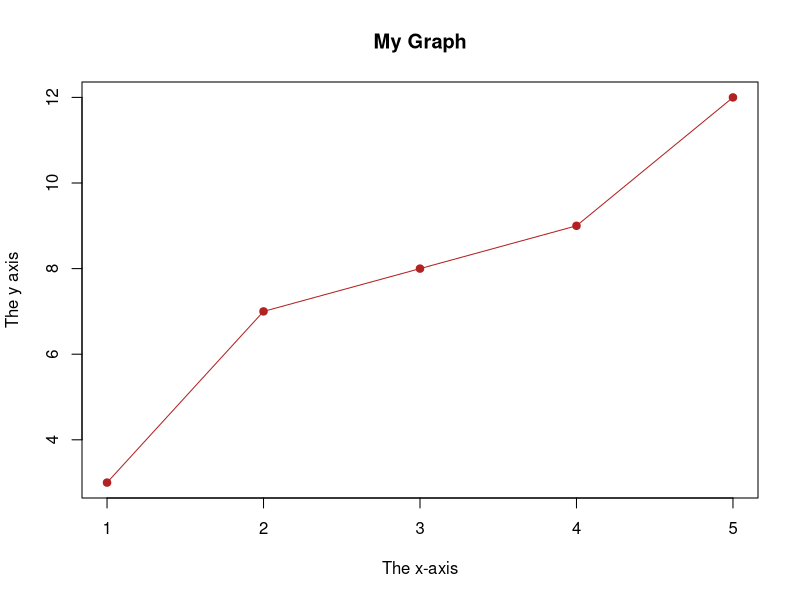
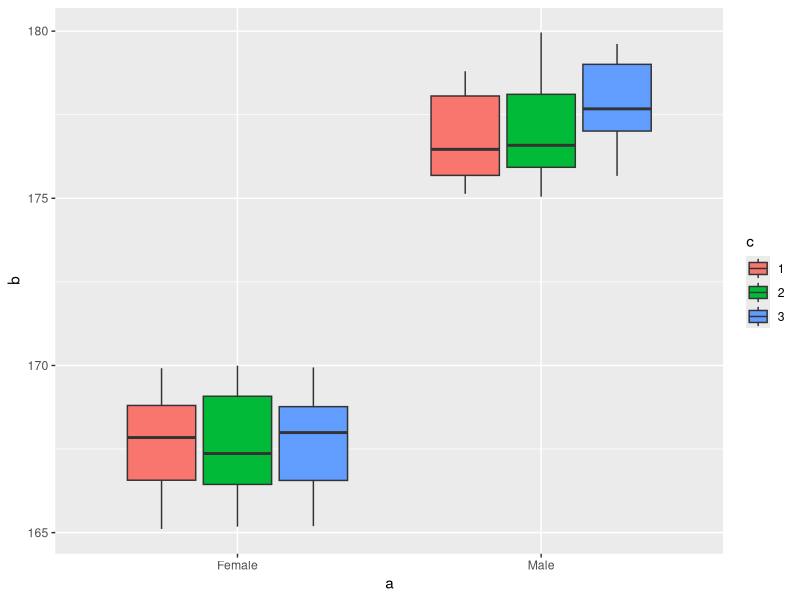

Generate these figures, in order, with R:
## ---- chunk 1
knitr::opts_chunk$set(echo = TRUE)
library(tidyverse)
## ---- chunk 2
"Hello Cal!" # this is an explicit print.. and, btw, this is a comment!
## ---- chunk 3
5 # this is a number.. 
## ---- chunk 4
is.numeric(5) # this is a number.. 
## ---- chunk 5
class(TRUE)
## ---- chunk 6
typeof(5) # but what kind of number??
class(5)
## ---- chunk 7
# Can I force to have another representation?
typeof( as.integer(5) )
print( as.integer(5) ) # we need to explicitly invoke the "print" function
typeof( as.character(5) )
print( as.character(5) )
## ---- chunk 8
for (i in 1:5) {print(i)}
## ---- chunk 9
# x = "1"
# for (i in 1:10) {print(i + x)}
## ---- chunk 10
ar_ops <- data.frame(Operators = c("+", "-", "*", "/", "^ or **", "%%", "%/%"),
                     Names = c("Addition", "Substraction", "Multiplication",
                               "Division", "Exponential", "Remainder", 
                               "Integer Division"),
                     Example = c("x + y", "x - y", "x * y", "x / y",
                                 "x ^ y", "x %% y", "x %/% y")
                     )
knitr::kable(ar_ops)
## ---- chunk 11
2 + 2
sum(1,2,3)
## ---- chunk 12
4 - 2
sum(4, -3)
sum( as.numeric( c("4", "5", "-7") ) ) # example of nested functions that make Tom mad!
## ---- chunk 13
3 * 3
## ---- chunk 14
20 / 5
## ---- chunk 15
5^2
5**2
## ---- chunk 16
10 %% 5
10 %% 6
10 %% 7
10 %% 8
10 %% 9
## ---- chunk 17
10 %/% 3 
## ---- chunk 18
# 13 * 43 / 7
# ...
## ---- chunk 19
1 %/% 0.2 #https://stat.ethz.ch/R-manual/R-devel/library/base/html/Arithmetic.html
## ---- chunk 20
log_cond <- data.frame(
Operator= c( "==", "!=",">", "<",	">=",	"<="),
 Name=c("Equal","Not equal","Greater than","Less than","Greater than or equal to","Less than or equal to"),
 Example=c("x == y","x != y",	 "x > y",	 "x < y",	 "x >= y",	 "x <= y")
)
knitr::kable(log_cond)
## ---- chunk 21
a <- 33
b <- 200

if (b > a) {
  print("b is greater than a")
}
## ---- chunk 22
# let's do it using the reminder
set.seed(16)
test_nr <- round(runif(n = 1, min = 1, max = 100))
# if (test_nr %% 2 == 0) {
#   print("Even!")
# } else {
#   print("Odd!")
# }
if (test_nr %% 2 == 0) {
  print(paste0(test_nr, " is Even!"))
} else {
  print(paste0(test_nr, " is Odd!"))
}
## ---- chunk 23
for ( i in seq(1,5,1) ) { #try (1,6,2)
  print(i)
}
## ---- chunk 24
for ( i in c(1,3,5,7,12) ) {
  print(i)
}
## ---- chunk 25
i <- 1
while (i <= 5) {
  print(i)
  i <- i + 1
}
## ---- chunk 26
assign("variableName", 2) # https://stat.ethz.ch/R-manual/R-devel/library/base/html/assign.html
variableName
## ---- chunk 27
a <- 17
## ---- chunk 28
i <- 1
while (i <= 5) {
  print(i)
  i <- i + 1 # we saw this before! "i = i + 1" is a bit weird..
}
## ---- chunk 29
a <- 7 # poor name.. what is "a"? e.g. could be the 7th day of the week: Sunday? Or the age of Arianna
sunday <- 7 # still difficult to read in the "environment" 
sunday_index <- 7 # better
arianna_age <- 7 # ok, snake case
AriannaAge <- 7 # ok, BigCamelCase.. but still.. if Arianna is alive she might grow?
fede_age <- (lubridate::year(Sys.time()) - 1989) # guess what is this constant..
## ---- chunk 30
`why this will not be fun!` <- 11 
`why this will not be fun!` # https://stat.ethz.ch/R-manual/R-devel/library/base/html/make.names.html
## ---- chunk 31
my_function <- function() { # create a function with the name my_function
  print("Hello Cal!")
}
## ---- chunk 32
# going "inception"
i <- n <- 1 # permutations with repetitions ! n^k
while (i <= 3 ) { 
    for (j in 1:3 ) {
        for (k in 1:3) {
            print(paste0(i, "-", j, "-", k))
            n <- n + 1
        }
    }
    i <- i + 1
}
print((n - 1))
## ---- chunk 33
expand.grid(rep(list(1:3),3)) # permutations with repetitions ! n^k
#?expand.grid()
## ---- chunk 34
ugmc_conv <- function(ppb, M, Temp) {
  ugmc <- ppb * (12.187) * M / (273.15 + Temp)
  return(ugmc)
}

M_O3 <- 48
ppb_O3 <- 1
ext_T <- 25

round(ugmc_conv(ppb_O3, M_O3, ext_T))
## ---- chunk 35
x <- c(1, 2, 3, 4, 5)
y <- c(3, 7, 8, 9, 12)

plot(x, y,
     main="My Graph", 
     xlab="The x-axis", ylab="The y axis",
     type = "o",
     col= "firebrick",
     cex=1,
     pch=19
     )
## ---- chunk 36
set.seed(1234)
a <- as.character(c(rep("Male",100), rep("Female",100)))
b <- as.numeric(c(runif(n = 100, min = 175 , max = 180),
       runif(n = 100, min = 165, max = 170)
       ))
c <- as.factor(round(runif(n = 200, min = 1, max = 3)))

df <- data.frame(cbind(a,b,c))
glimpse(df)

df$a <- as.factor(df$a)
df$b <- as.numeric(df$b)
df$c <- as.factor(df$c)
glimpse(df)

library(ggplot2)
ggplot(df,aes(a,b))+geom_boxplot(aes(fill=c))
